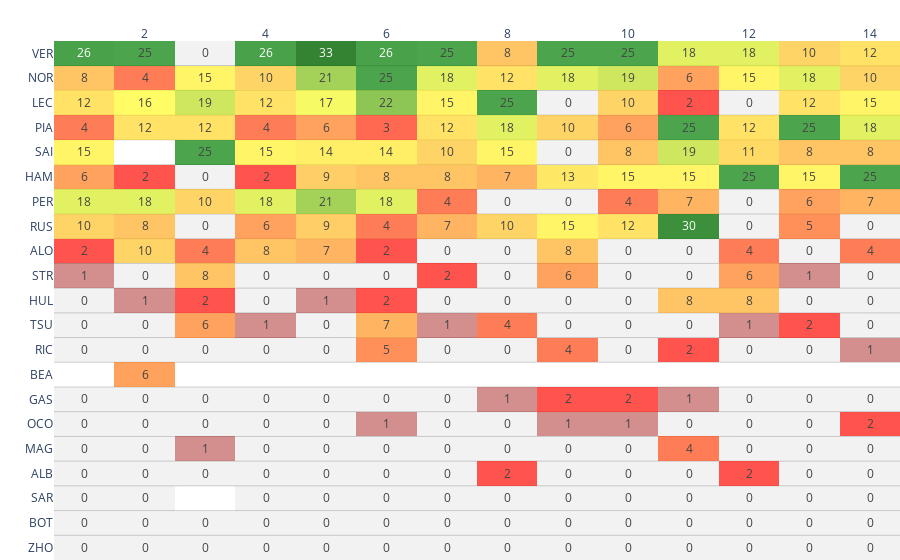

Notebook cell for this chart:
### Code cell
# plot
fig=go.Figure()
fig = px.imshow(
    results.drop(columns='Sum'),
    text_auto=True,
    aspect='auto',
    color_continuous_scale=[[0,    'rgba(1, 1, 1, 0.05)'],
                            [0.05,    'rgba(255, 0, 0, 0.7)'],      # Red
                           [0.25, 'rgba(255, 165, 0, 0.6)'],    # Orange
                           [0.5,  'rgba(255, 255, 0, 0.6)'],    # Yellow
                           [0.75, 'rgba(0, 128, 0, 0.7)'],      # Green
                           [1,    'rgba(0, 100, 0, 0.8)']],      # Dark Green
    labels={'x':'Race',
            'y':'Driver',
            'color':'Points'}
)

# fig2 = px.imshow(
#     results[['Sum']].values,
#     text_auto=True,
#     aspect='auto',
#     color_continuous_scale = [[0,    'rgb(255, 0, 0)'],      # Red
#                           [0.25, 'rgb(255, 165, 0)'],    # Orange
#                           [0.5,  'rgb(255, 255, 0)'],    # Yellow
#                           [0.75, 'rgb(0, 128, 0)'],      # Green
#                           [1,    'rgb(0, 100, 0)']],      # Dark Green
#     labels={'x':'Race',
#             'y':'Driver',
#             'color':'Points'}
# )
# Update the layout of the second figure to adjust the position and size
""" fig2.update_layout(xaxis=dict(side='top', visible=False),
                   yaxis=dict(side='right', title='Driver'),
                   coloraxis_colorbar=dict(yanchor='top', y=1, ypad=20)) """

# Combine the two figures into one
fig = go.Figure(data=fig.data[0], layout=fig.layout)

fig.update_yaxes(title_text='')
fig.update_yaxes(tickmode='linear', showgrid=True, gridwidth=1, gridcolor='lightgrey', showline=False, tickson='boundaries')

fig.update_xaxes(title_text='')
fig.update_xaxes(showgrid=False, showline=False)
fig.update_layout(plot_bgcolor='rgba(0,0,0,0)')     # White background
fig.update_layout(coloraxis_showscale=False)        # Remove legend
fig.update_layout(xaxis=dict(side='top'))           # x-axis on top
fig.update_layout(margin=dict(l=0, r=0, b=0, t=0))  # Remove border margins
show(fig)

### Figure 1 — Plotly figure (JSON) as saved in the notebook; plotly's stock layout.template omitted (floating-point values rounded to 4 significant figures; data arrays with more than 128 entries replaced by an {"elided": "..."} marker saying what was removed)
{"data": [{"coloraxis": "coloraxis", "hovertemplate": "Race: %{x}<br>Driver: %{y}<br>Points: %{z}<extra></extra>", "name": "0", "texttemplate": "%{z}", "type": "heatmap", "x": [1, 2, 3, 4, 5, 6, 7, 8, 9, 10, 11, 12, 13, 14], "xaxis": "x", "y": ["VER", "NOR", "LEC", "PIA", "SAI", "HAM", "PER", "RUS", "ALO", "STR", "HUL", "TSU", "RIC", "BEA", "GAS", "OCO", "MAG", "ALB", "SAR", "BOT", "ZHO"], "yaxis": "y", "z": {"elided": "21x14 int values"}}], "layout": {"coloraxis": {"colorbar": {"title": {"text": "Points"}}, "colorscale": [[0, "rgba(1, 1, 1, 0.05)"], [0.05, "rgba(255, 0, 0, 0.7)"], [0.25, "rgba(255, 165, 0, 0.6)"], [0.5, "rgba(255, 255, 0, 0.6)"], [0.75, "rgba(0, 128, 0, 0.7)"], [1, "rgba(0, 100, 0, 0.8)"]], "showscale": false}, "margin": {"b": 0, "l": 0, "r": 0, "t": 0}, "plot_bgcolor": "rgba(0,0,0,0)", "xaxis": {"anchor": "y", "domain": [0, 1], "showgrid": false, "showline": false, "side": "top", "title": {"text": ""}}, "yaxis": {"anchor": "x", "autorange": "reversed", "domain": [0, 1], "gridcolor": "lightgrey", "gridwidth": 1, "showgrid": true, "showline": false, "tickmode": "linear", "tickson": "boundaries", "title": {"text": ""}}}}
